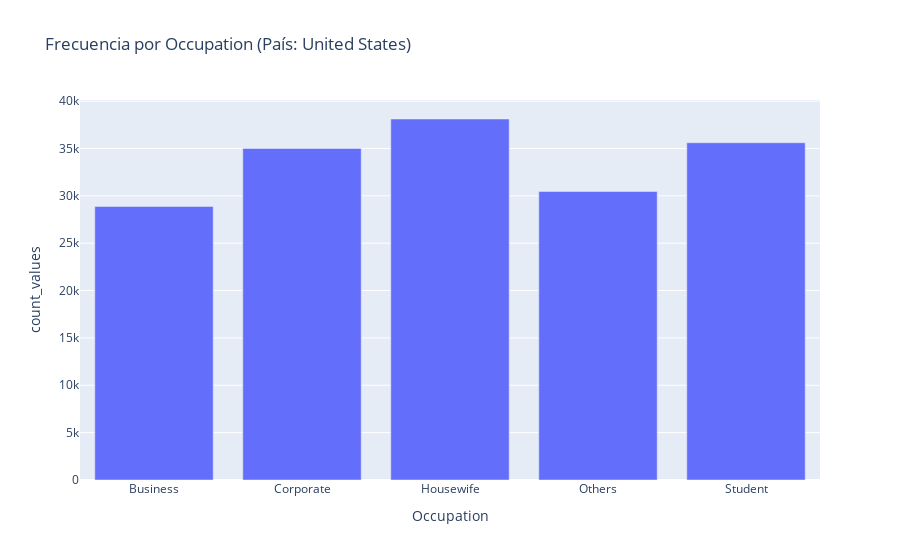

Notebook source saved alongside this figure:
### Code cell
plot_builder = PlotBuilder(data_pipeline)

barplot_fig = plot_builder.build_barplot(country, column)
barplot_fig.show()

### Figure 1 — Plotly figure (JSON) as saved in the notebook; plotly's stock layout.template omitted (floating-point values rounded to 4 significant figures)
{"data": [{"alignmentgroup": "True", "hovertemplate": "Occupation=%{x}<br>count_values=%{y}<extra></extra>", "legendgroup": "", "marker": {"color": "#636efa", "pattern": {"shape": ""}}, "name": "", "offsetgroup": "", "orientation": "v", "showlegend": false, "textposition": "auto", "type": "bar", "x": ["Business", "Corporate", "Housewife", "Others", "Student"], "xaxis": "x", "y": [28879, 35001, 38111, 30461, 35604], "yaxis": "y"}], "layout": {"barmode": "relative", "legend": {"tracegroupgap": 0}, "title": {"text": "Frecuencia por Occupation (País: United States)"}, "xaxis": {"anchor": "y", "domain": [0, 1], "title": {"text": "Occupation"}}, "yaxis": {"anchor": "x", "domain": [0, 1], "title": {"text": "count_values"}}}}
